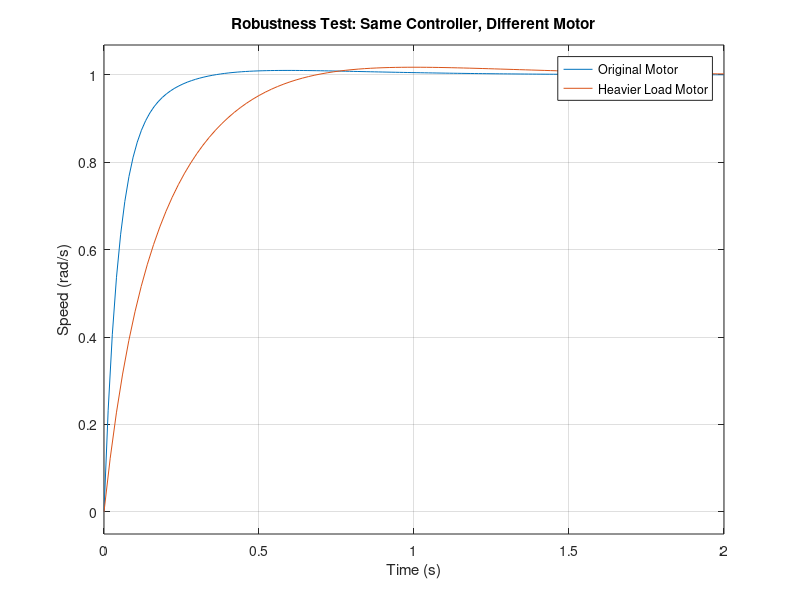

MATLAB code to generate this figure:
% Original motor parameters
J1 = 0.01;
b1 = 0.1;

% Increased load & friction (disturbance)
J2 = 0.03;     % heavier load
b2 = 0.3;      % more friction

K = 0.01;
R = 1;
L = 0.5;

s = tf('s');

P1 = K / ((J1*s + b1)*(L*s + R) + K^2);
P2 = K / ((J2*s + b2)*(L*s + R) + K^2);

% Same PID controller
C = pid(100, 200, 10);

T1 = feedback(C * P1, 1);
T2 = feedback(C * P2, 1);

figure
step(T1, T2)
grid on
legend('Original Motor','Heavier Load Motor')
title('Robustness Test: Same Controller, Different Motor')
xlabel('Time (s)')
ylabel('Speed (rad/s)')